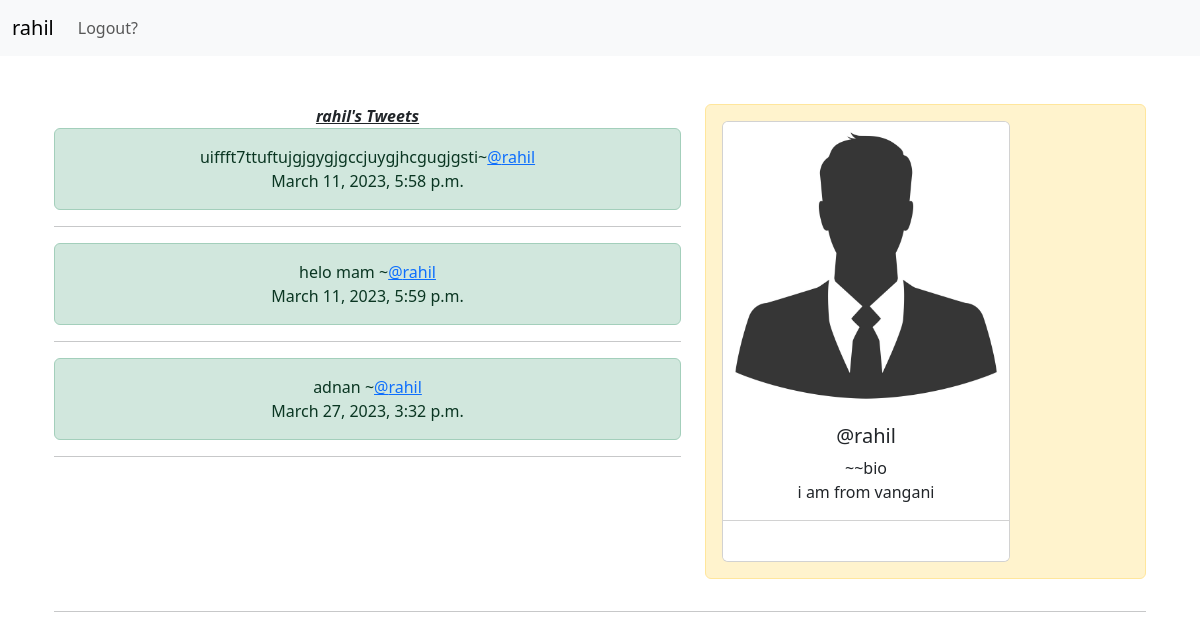
Page /userprofile/12 (signed in) on the committed database.
### miniproject/models.py (models this page shows, shortened)
class Profile(models.Model):
    user=models.CharField(max_length=100)
    password=models.CharField(max_length=100)
    social_media_url=models.CharField(max_length=50, blank=True,null=True)
    bio=models.TextField(blank=True)
    gender=models.CharField(max_length=10,default='male')
    color1=models.CharField(max_length=50)
    color2=models.CharField(max_length=50)
    color3=models.CharField(max_length=50)

class Tweet(models.Model):
    user=models.ForeignKey(User,on_delete=models.CASCADE)
    body=models.TextField(null=False,blank=False)
    date_created=models.DateTimeField(auto_now_add=True)

### miniproject/views.py (the view)
# urls.py: path('userprofile/<int:pk>',uprofile,name='uprofile'),
def uprofile(request, pk):
    user = get_object_or_404(User, id=pk)
    uname = user.username
    print(uname)
    if request.method == 'GET':
        profile = get_object_or_404(Profile, user=uname)
        tweets = Tweet.objects.filter(user_id=pk)
        context = {'profile': profile, 'tweets': tweets}
        return render(request, 'uprofile.html', context)

### miniproject/templates/uprofile.html
{% extends 'base.html' %}
{% load static %}
{% block content %}
<div class="container text-center">
    <br><br>
<div class="row">
    <div class="col-7">
      <b><i><u>{{profile.user}}'s Tweets</u></i></b>
        {% for t in tweets %}
        <div class="alert alert-success" role="alert">
            {{t.body}}~<a href="{% url 'uprofile' t.user.id %}" >@{{t.user.username}}</a>
            <br>{{t.date_created|date:'DATETIME_FORMAT'}}
          </div><hr>
          {% endfor %}
    </div>
    <div class="col-5">
      <div class="alert alert-warning" role="alert">
      <div class="card" style="width: 18rem;">
        {% if profile.gender == "male" %}
        <img src="{% static 'images/default.jpg' %}" class="card-img-top" alt="...">
        {% else %}
        <img src="{% static 'images/girl.png' %}" class="card-img-top" alt="...">
        {% endif %}
        <div class="card-body">
          <h5 class="card-title">@{{profile.user}}</h5>
          <p class="card-text">~~bio <br>{{profile.bio}}</p>
        </div>
        <ul class="list-group list-group-flush">
          <li class="list-group-item"><a href="{{profile.social_media_url}}" target="_blank">{{profile.social_media_url}} </a></li>
        </ul>
    </div>
    </div>
</div>
{% endblock %}

### miniproject/templates/base.html (shortened to what this page needs)
<!DOCTYPE html>
<html lang="en">
<head>
    <link href="https://cdn.jsdelivr.net/npm/bootstrap@5.3.0-alpha1/dist/css/bootstrap.min.css" rel="stylesheet">
</head>
<body>
    <nav class="navbar navbar-expand-lg bg-body-tertiary">
        <div class="container-fluid">
            {% if user.is_authenticated %}
          <a class="navbar-brand" href="{% url 'uprofile' request.user.id %}">{{user.username}}</a>
          {% else %}
          <a class="navbar-brand" href="{% url 'home' %}">Home</a>
          {% endif %}
          <div class="collapse navbar-collapse" id="navbarSupportedContent">
            <ul class="navbar-nav me-auto mb-2 mb-lg-0">
              {% if user.is_authenticated %}
              <li class="nav-item">
                <a class="nav-link" href="{% url 'logout' %}">Logout?</a>
              </li>
              {% endif %}
          </div>
        </div>
      </nav>
    <div class="container">
      {% block content %}
      {% endblock %}
    </div>
    <hr>
</body>
</html>

### miniproject/templates/base.html (style rules this page uses)
.card a { color: white; transition: .4s ease-in-out; }

### rows in the picture
Profile: user "rahil", bio "i am from vangani"
Tweet: body "uiffft7ttuftujgjgygjgccjuygjhcgugjgsti", user.username "rahil", date_created "March 11, 2023, 5:58 p.m."
Tweet: body "helo mam", user.username "rahil", date_created "March 11, 2023, 5:59 p.m."
Tweet: body "adnan", user.username "rahil", date_created "March 27, 2023, 3:32 p.m."

### other values in the picture
{{ user.username }} "rahil"
